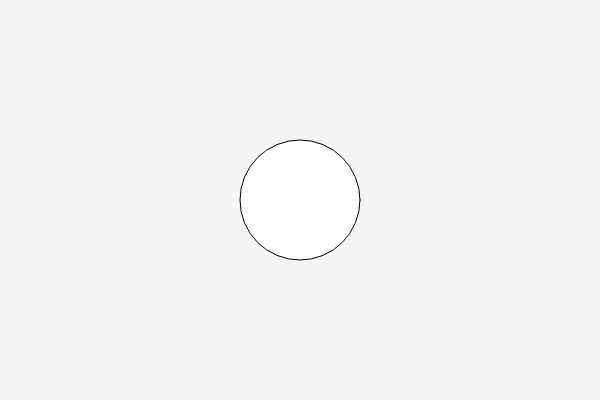
Frame 1 (no input)
Frame 60 (no input): identical to frame 1, image omitted
Frame 120 (the mouse pressed at the canvas centre since frame 60): identical to frame 1, image omitted

The p5.js sketch that drew this single still picture (run headless with seeded random() and noise() and a simulated clock; from frame 60 on, the mouse is pressed at the canvas centre):

// p5.js sketch
// ── sketch.js
function setup() {
  createCanvas(600, 400);
}

function draw() {
  background(245);
  circle(width / 2, height / 2, 120);
}
